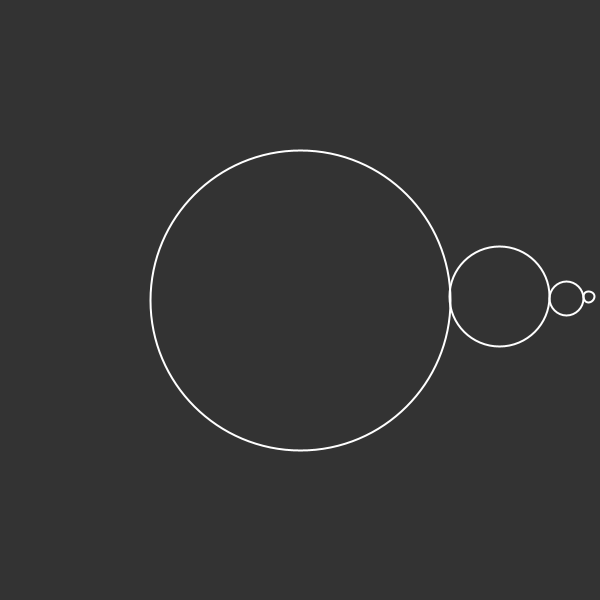
Frame 1 (no input)
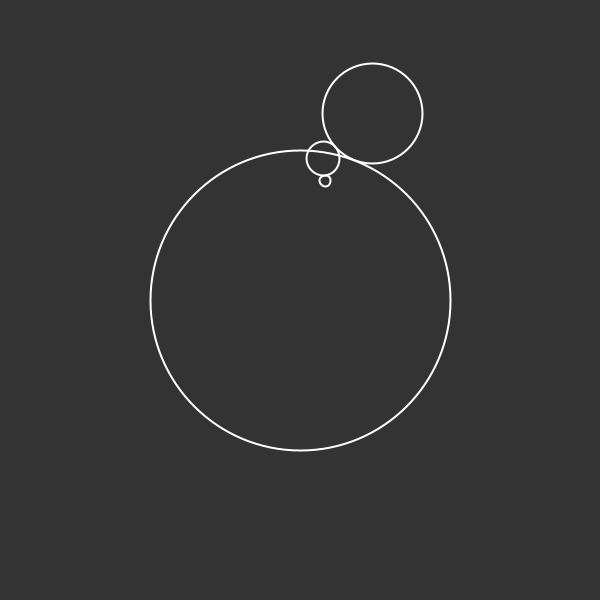
Frame 60 (the mouse pressed at the canvas centre just before this capture)
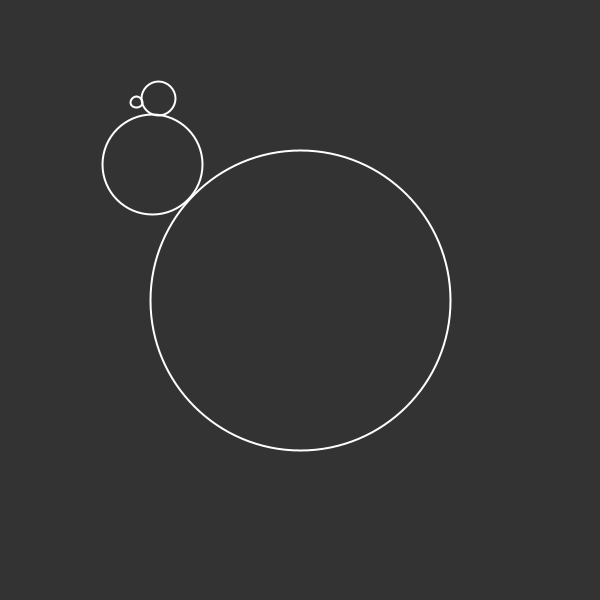
Frame 120 (the mouse held since frame 60 and released just before this capture)

The Processing sketch that drew these frames (run headless with seeded random() and noise(); from frame 60 on, the mouse is pressed at the canvas centre):

// Processing sketch: FractalSpiroGraph
// ── FractalSpiroGraph.pde
float angle=0;

ArrayList<PVector> path;  // 2d vectors

Orbit sun;

void setup(){

  size(600,600);
  path=new  ArrayList<PVector>();
  
  sun=new Orbit(300,300,150,0.01,null);
  Orbit next=sun;
  
  for(int i=0;i<3;i++){
    next=next.addChild();
  }
  
  
}

void draw(){

  background(51);

  Orbit current=sun;
  
  while(current!=null){
    
  current.update();  
  current.show();
  current=current.child;
  }
  //float r1=100;
  //float x1=300;
  //float y1=300;
  
  
  //stroke(255);
  
  //strokeWeight(2);
  
  //noFill();
  
  //ellipse(x1,y1,r1*2,r1*2);
  
  //float r2=r1*0.5;

  
  //float rsum=r1+r2;
  
  
  //float x2=x1+rsum*cos(angle);
  //float y2=y1+rsum*sin(angle);
  
  //ellipse(x2,y2,r2*2,r2*2);
 
  //path.add(new PVector(x2,y2));
  
  //angle+=0.1;
  
  //beginShape();
  //for(PVector pos:path){
  
  //vertex(pos.x,pos.y);
  
  //}
  //endShape();
}

// ── Orbit.pde
class Orbit
{
 float x;
 float y;
 float r;
 Orbit child;
 Orbit parent;
 float speed;
 float angle;
 
 
 
 Orbit(float x_,float y_,float r_,float s,Orbit p)
 {
   
   x=x_;
   y=y_;
   r=r_;
   parent=p;
   speed=s;
   child=null;
 }
 
 Orbit addChild(){
 
   float newr=r/3;
   float newx=x+r+newr;  // can do some variatiions here
   float newy=y;
   child=new Orbit(newx,newy,newr,-2*speed,this);
   return child;
 }
 
 void update(){
   
   if(parent!=null){
   angle +=speed;
   float rsum=r+parent.r;
     
  
   x=parent.x+rsum*cos(angle);
  y=parent.y+rsum*sin(angle);
   }
  //ellipse(x2,y2,r2*2,r2*2);
   
 }
 
 void show(){
 stroke(255);
 strokeWeight(2);
 noFill();
 ellipse(x,y,r*2,r*2);
   
 }
 
 
 
}
